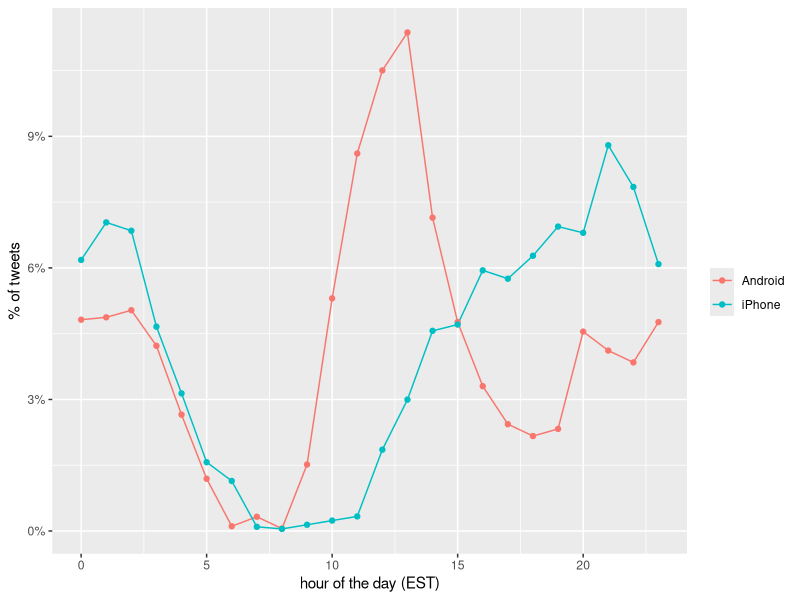

Here is the R script that generated this plot:
library(tidyverse)
library(lubridate)
library(scales)
library(dslabs)

# url <- 'http://www.trumptwitterarchive.com/data/realdonaldtrump/%s.json'
# trump_tweets <- map(2009:2017, ~sprintf(url, .x)) %>%
#   map_df(jsonlite::fromJSON, simplifyDataFrame = TRUE) %>%
#   filter(!is_retweet & !str_detect(text, '^"')) %>%
#   mutate(created_at = parse_date_time(created_at, orders = "a b! d! H!:M!:S! z!* Y!", tz="EST")) 


data("trump_tweets")
head(trump_tweets)

names(trump_tweets)


trump_tweets$text[16413] %>% str_wrap(width = options()$width) %>% cat
trump_tweets %>% count(source) %>% arrange(desc(n)) %>% head(5)



campaign_tweets <- trump_tweets %>% extract(source, "source", "Twitter for (.*)") %>% filter(source %in% c("Android", "iPhone") & created_at >= ymd("2015-06-17") & created_at < ymd("2016-11-08")) %>% filter(!is_retweet) %>% arrange(created_at) %>% as.tibble()

cat("\014")


campaign_tweets %>% mutate(hour = hour(with_tz(created_at, "EST"))) %>% count(source, hour) %>% group_by(source) %>% mutate(percent = n/sum(n)) %>% ungroup %>% ggplot(aes(hour, percent, color = source)) + geom_line() + geom_point() + scale_y_continuous(labels = percent_format()) + labs(x = "hour of the day (EST)", y = "% of tweets", colour = "")
